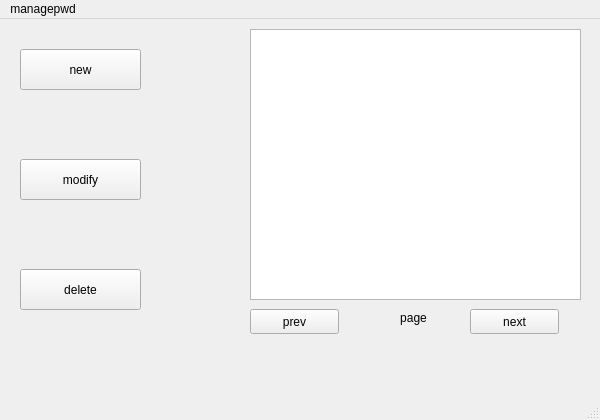
<?xml version="1.0" encoding="UTF-8"?>
<ui version="4.0">
 <class>managepsw</class>
 <widget class="QMainWindow" name="managepsw">
  <property name="geometry">
   <rect>
    <x>0</x>
    <y>0</y>
    <width>600</width>
    <height>420</height>
   </rect>
  </property>
  <property name="windowTitle">
   <string>MainWindow</string>
  </property>
  <widget class="QWidget" name="centralwidget">
   <widget class="QPushButton" name="newButton">
    <property name="geometry">
     <rect>
      <x>20</x>
      <y>30</y>
      <width>121</width>
      <height>41</height>
     </rect>
    </property>
    <property name="text">
     <string>new</string>
    </property>
   </widget>
   <widget class="QPushButton" name="modifyButton">
    <property name="geometry">
     <rect>
      <x>20</x>
      <y>140</y>
      <width>121</width>
      <height>41</height>
     </rect>
    </property>
    <property name="text">
     <string>modify</string>
    </property>
   </widget>
   <widget class="QPushButton" name="deleteButton">
    <property name="geometry">
     <rect>
      <x>20</x>
      <y>250</y>
      <width>121</width>
      <height>41</height>
     </rect>
    </property>
    <property name="text">
     <string>delete</string>
    </property>
   </widget>
   <widget class="QWidget" name="newWidget" native="true">
    <property name="geometry">
     <rect>
      <x>600</x>
      <y>10</y>
      <width>441</width>
      <height>361</height>
     </rect>
    </property>
    <widget class="QLabel" name="usrnameLabel">
     <property name="geometry">
      <rect>
       <x>50</x>
       <y>10</y>
       <width>90</width>
       <height>40</height>
      </rect>
     </property>
     <property name="text">
      <string>usrname:</string>
     </property>
    </widget>
    <widget class="QLineEdit" name="usrnameEdit">
     <property name="geometry">
      <rect>
       <x>160</x>
       <y>10</y>
       <width>260</width>
       <height>40</height>
      </rect>
     </property>
    </widget>
    <widget class="QLineEdit" name="passwordEdit">
     <property name="geometry">
      <rect>
       <x>160</x>
       <y>70</y>
       <width>260</width>
       <height>40</height>
      </rect>
     </property>
    </widget>
    <widget class="QLineEdit" name="confirmpwdEdit">
     <property name="geometry">
      <rect>
       <x>160</x>
       <y>130</y>
       <width>260</width>
       <height>40</height>
      </rect>
     </property>
    </widget>
    <widget class="QLabel" name="confirmpwdLabel">
     <property name="geometry">
      <rect>
       <x>50</x>
       <y>130</y>
       <width>90</width>
       <height>40</height>
      </rect>
     </property>
     <property name="text">
      <string>confirmpwd:</string>
     </property>
    </widget>
    <widget class="QLabel" name="passwordLabel">
     <property name="geometry">
      <rect>
       <x>50</x>
       <y>70</y>
       <width>90</width>
       <height>40</height>
      </rect>
     </property>
     <property name="text">
      <string>password:</string>
     </property>
    </widget>
    <widget class="QLabel" name="descriptionLabel">
     <property name="geometry">
      <rect>
       <x>50</x>
       <y>190</y>
       <width>90</width>
       <height>40</height>
      </rect>
     </property>
     <property name="text">
      <string>description:</string>
     </property>
    </widget>
    <widget class="QPushButton" name="finishButton">
     <property name="geometry">
      <rect>
       <x>250</x>
       <y>330</y>
       <width>89</width>
       <height>25</height>
      </rect>
     </property>
     <property name="text">
      <string>finish</string>
     </property>
    </widget>
    <widget class="QTextEdit" name="descriptionEdit">
     <property name="geometry">
      <rect>
       <x>160</x>
       <y>190</y>
       <width>260</width>
       <height>131</height>
      </rect>
     </property>
    </widget>
   </widget>
   <widget class="QWidget" name="modifyWidget" native="true">
    <property name="geometry">
     <rect>
      <x>170</x>
      <y>10</y>
      <width>421</width>
      <height>331</height>
     </rect>
    </property>
    <widget class="QListView" name="pwdlistView">
     <property name="geometry">
      <rect>
       <x>80</x>
       <y>0</y>
       <width>331</width>
       <height>271</height>
      </rect>
     </property>
    </widget>
    <widget class="QPushButton" name="prevButton">
     <property name="geometry">
      <rect>
       <x>80</x>
       <y>280</y>
       <width>89</width>
       <height>25</height>
      </rect>
     </property>
     <property name="text">
      <string>prev</string>
     </property>
    </widget>
    <widget class="QLabel" name="pageLabel">
     <property name="geometry">
      <rect>
       <x>210</x>
       <y>280</y>
       <width>67</width>
       <height>17</height>
      </rect>
     </property>
     <property name="text">
      <string>page</string>
     </property>
     <property name="alignment">
      <set>Qt::AlignCenter</set>
     </property>
    </widget>
    <widget class="QPushButton" name="nextButton">
     <property name="geometry">
      <rect>
       <x>300</x>
       <y>280</y>
       <width>89</width>
       <height>25</height>
      </rect>
     </property>
     <property name="text">
      <string>next</string>
     </property>
    </widget>
   </widget>
  </widget>
  <widget class="QMenuBar" name="menubar">
   <property name="geometry">
    <rect>
     <x>0</x>
     <y>0</y>
     <width>600</width>
     <height>28</height>
    </rect>
   </property>
   <widget class="QMenu" name="menumanagepsw">
    <property name="geometry">
     <rect>
      <x>345</x>
      <y>85</y>
      <width>136</width>
      <height>50</height>
     </rect>
    </property>
    <property name="title">
     <string>managepwd</string>
    </property>
   </widget>
   <addaction name="menumanagepsw"/>
  </widget>
  <widget class="QStatusBar" name="statusbar"/>
 </widget>
 <resources/>
 <connections/>
</ui>
